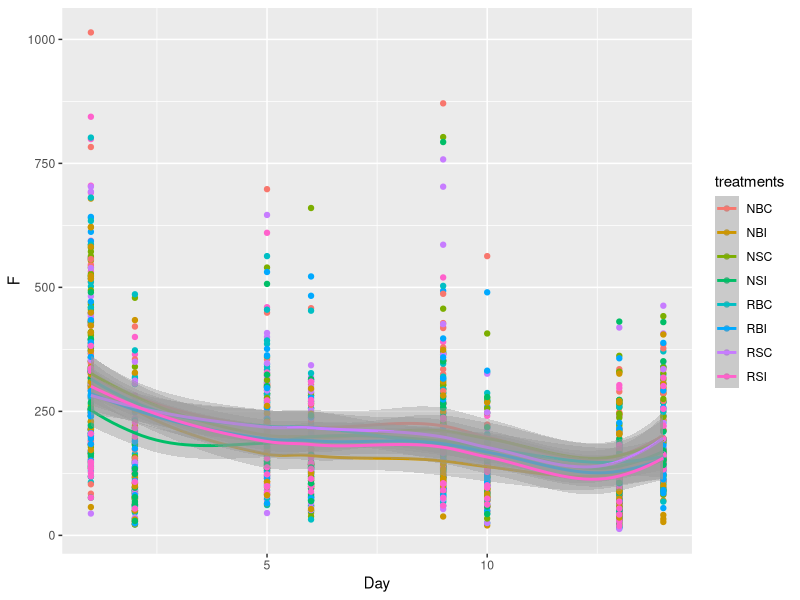
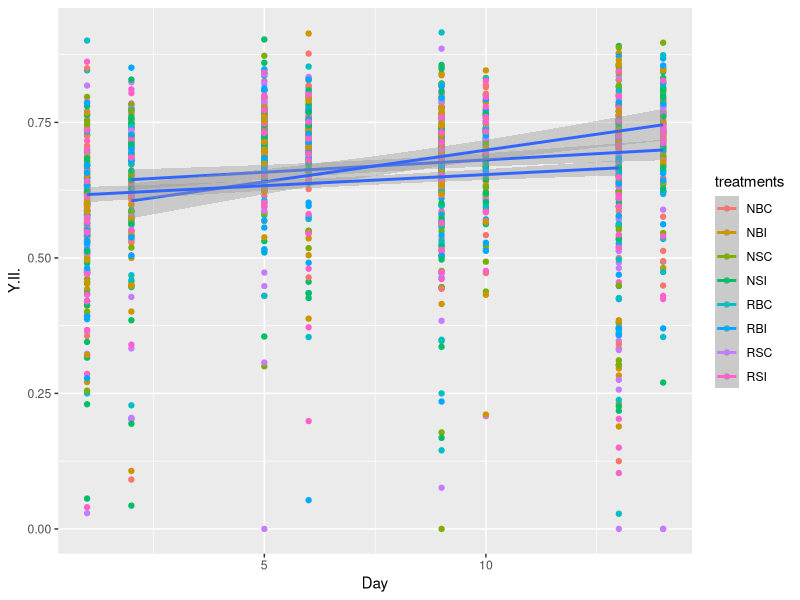
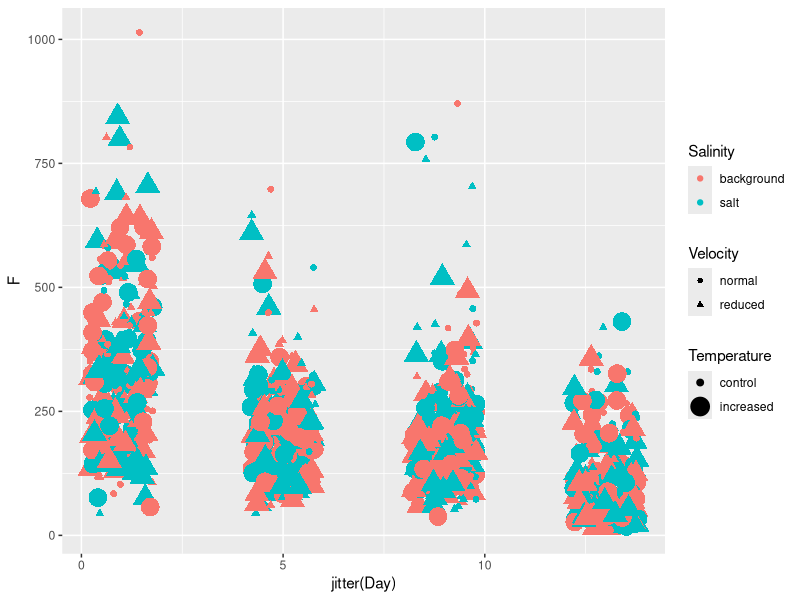
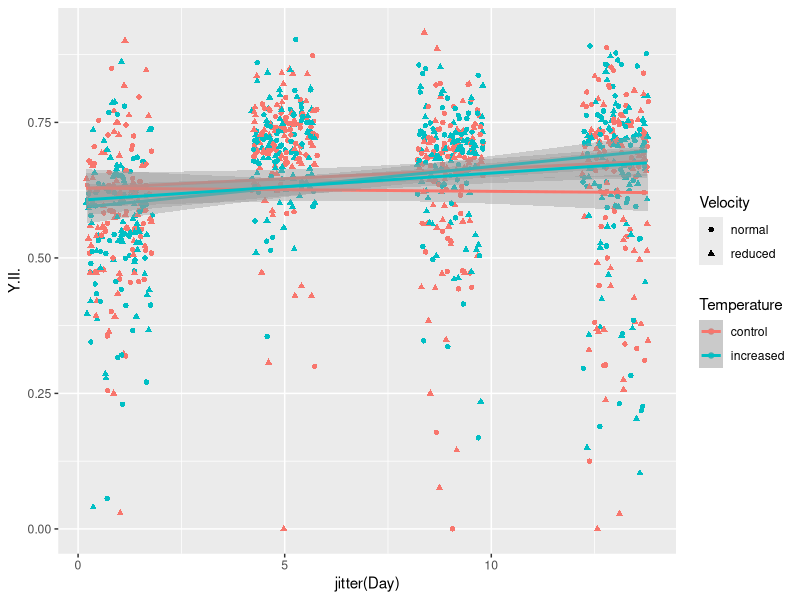
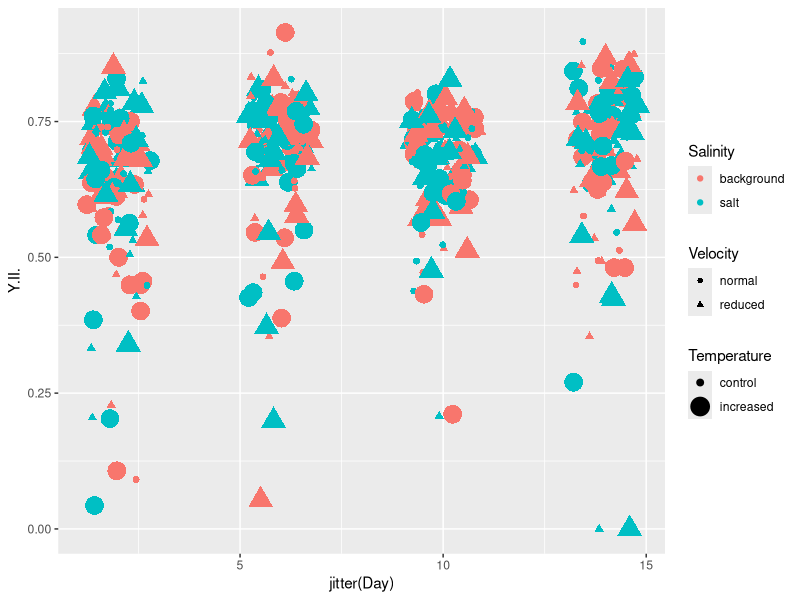
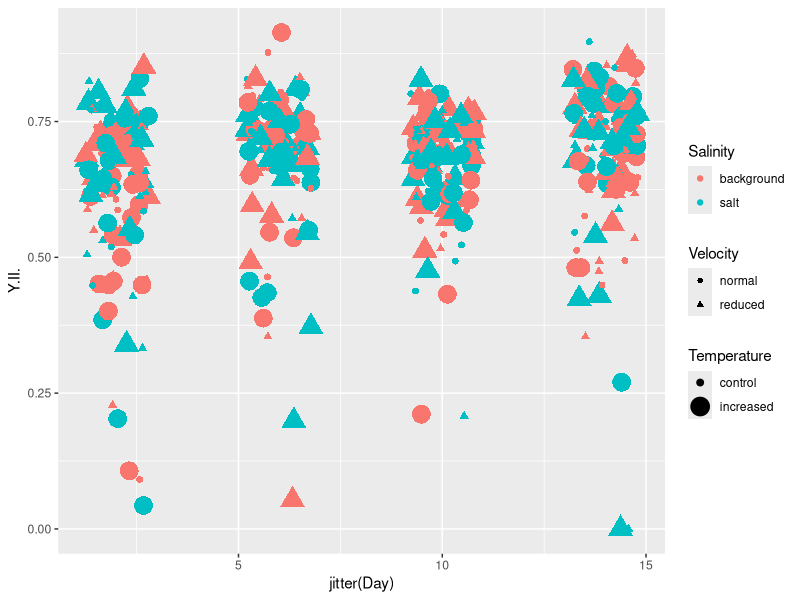
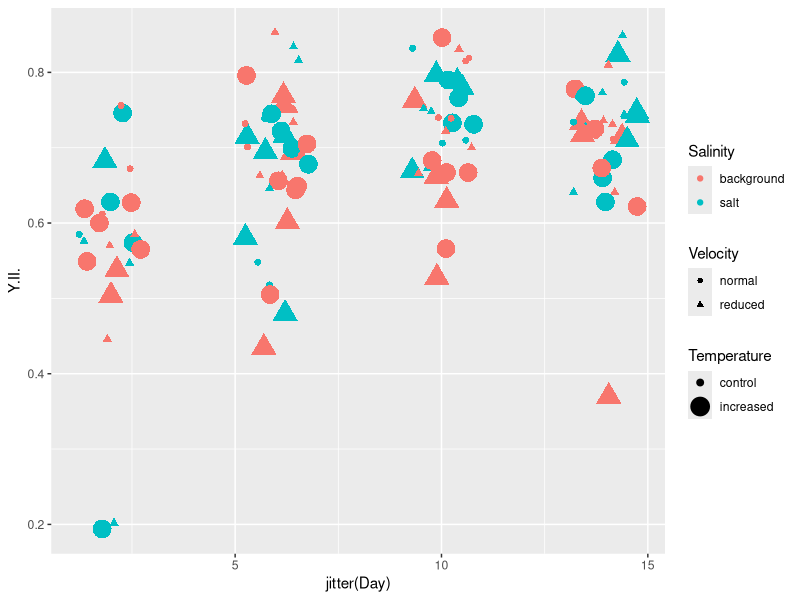
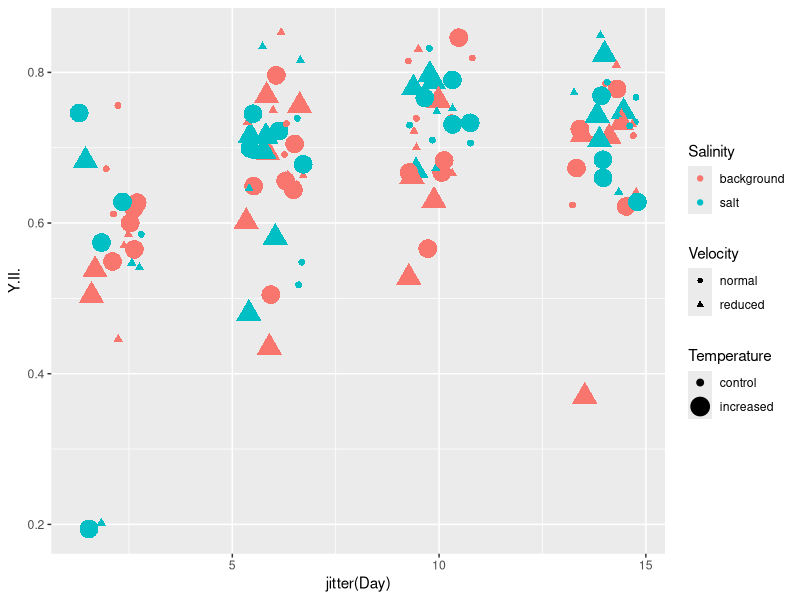

The R source for these figures, in order:
library(ggplot2)
library(dplyr)
dat <- read.csv("PAM2022_full.csv")
# filter scraper area duringrecovery phase
dat_pam <- dat %>% filter(!Phase == "recovery_scraped")
pam_clean <- dat %>% filter(F >= 200)

dat$Temperature[dat$Temperature == "normal"] <- "control"
dat$treatments[dat$treatments == "NBN"] <- "NBC"
dat$treatments[dat$treatments == "NSN"] <- "NSC"
dat$treatments[dat$treatments == "RBN"] <- "RBC"
dat$treatments[dat$treatments == "RSN"] <- "RSC"
dat$Temperature <- factor(dat$Temperature)
dat$Salinity <- factor(dat$Salinity)
dat$Velocity <- factor(dat$Velocity)

dat_pam <- dat %>% filter(F >= 100)

ggplot(dat, aes(x = Day, y = F, color = treatments)) + geom_point() + geom_smooth()

ggplot(dat, aes(x = Day, y = Y.II., group = Phase, color = treatments)) + geom_point() + geom_smooth(method = "lm")

# change in yield during stressor phase:
m1.y <- lm(Y.II. ~ Day, data = dat, subset = Phase == "stress")
summary(m1.y)
# significant, but very minor increase 

# trend in F0 during stressor phase:
m1.f <- lm(F ~ Day, data = dat, subset = Phase == "stress")
summary(m1.f)
# F0 decreases during stressor phase

# split by treatments:
m2.f <- lm(F ~ Day * (Velocity + Salinity + Temperature), data = dat, subset = Phase == "stress")
summary(m2.f)
# significant decrease in Y.2 over stressor phase
# no difference either in averages or trends between main treatments
m2.f.a <- lm(F ~ Day + Velocity + Salinity + Temperature, data = dat, subset = Phase == "stress")
summary(m2.f.a)
# ANCOVA with common slopes shows strong negative effect of increased T
AIC(m2.f, m2.f.a)
# common slopes the better model

ggplot(data = filter(dat, Phase == "stress"), aes(x = jitter(Day), y = F, shape = Velocity, size = Temperature, color = Salinity)) + geom_point()

# yield:
m2.y <- lm(Y.II. ~ Day * (Velocity + Salinity + Temperature), data = dat, subset = Phase == "stress")
summary(m2.y)
# higher T or lower velocity --> slight increase in yield
m2.y.a <- lm(Y.II. ~ Day + Velocity + Salinity + Temperature, data = dat, subset = Phase == "stress")
summary(m2.y.a)
# with common slopes model, reduced velocity seems to have the strongest (negative) effect
m2.y.b <- lm(Y.II. ~ Salinity + Day * (Velocity + Temperature), data = dat, subset = Phase == "stress")
summary(m2.y.b)
# slight, but significant positive trend with time
# reduced velocity slight negative, increased T slight positive effect on slope
AIC(m2.y, m2.y.a, m2.y.b)
# model b looks best by AIC

ggplot(data = filter(dat, Phase == "stress"), aes(x = jitter(Day), y = Y.II., F, shape = Velocity, color = Temperature)) + geom_point() +
  geom_smooth(method = "lm")


##### during recovery phase:
# split by treatments:
m2.f.r <- lm(F ~ Day * (Velocity + Salinity + Temperature), data = dat, subset = Phase == "recovery")
summary(m2.f.r)
# increase in F0 during recovery phase; lower levels at increased T; lower increase under reduced velocity
ggplot(data = filter(dat, Phase == "recovery"), aes(x = jitter(Day), y = Y.II., shape = Velocity, size = Temperature, color = Salinity)) + geom_point()

# yield:
m2.y.r <- lm(Y.II. ~ Day * (Velocity + Salinity + Temperature), data = dat, subset = Phase == "recovery")
summary(m2.y.r)
# slight positive trend, no differences
ggplot(data = filter(dat, Phase == "recovery"), aes(x = jitter(Day), y = Y.II., F, shape = Velocity, size = Temperature, color = Salinity)) + geom_point()

##### recovery phase, clean surface:
# split by treatments:
m2.f.s <- lm(F ~ Day * (Velocity + Salinity + Temperature), data = dat, subset = Phase == "recovery_scraped")
summary(m2.f.s)
# strong positive trend, no differences among treatments
ggplot(data = filter(dat, Phase == "recovery_scraped"), aes(x = jitter(Day), y = Y.II., shape = Velocity, size = Temperature, color = Salinity)) + geom_point()

# yield:
m2.y.s <- lm(Y.II. ~ Day * (Velocity + Salinity + Temperature), data = dat, subset = Phase == "recovery_scraped")
summary(m2.y.s)
# slight positive trend, slightly stronger under salt; no other differences
ggplot(data = filter(dat, Phase == "recovery_scraped"), aes(x = jitter(Day), y = Y.II., F, shape = Velocity, size = Temperature, color = Salinity)) + geom_point()

####
#### recovery phase: is there a difference between colonized and free surfaces?
##### recovery phase, clean surface:
# split by treatments:
m3.f <- lm(F ~ Phase + Day * (Velocity + Salinity + Temperature), data = dat, subset = (Phase == "recovery_scraped" | Phase == "recovery"))
summary(m3.f)
# slight positive trend, scraped starts much lower, low velocity slightly faster decrease than rest
m3.f.a <- lm(F ~ Phase * Day * (Velocity + Salinity + Temperature), data = dat, subset = (Phase == "recovery_scraped" | Phase == "recovery"))
summary(m3.f.a)
# scraped starts almost by zero (makes sense); no overall trend for colonized surfaces, positive trend for scraped, with little heterogeneity
AIC(m3.f, m3.f.a)
# the second one better by AIC

# yield:
m3.y <- lm(Y.II. ~ Phase + Day * (Velocity + Salinity + Temperature) , data = dat, subset = (Phase == "recovery_scraped" | Phase == "recovery"))
summary(m3.y)
# slight positive trend, slightly stronger under salt; no other differences
m3.y.a <- lm(Y.II. ~ Phase * Day * (Velocity + Salinity + Temperature) , data = dat, subset = (Phase == "recovery_scraped" | Phase == "recovery"))
summary(m3.y.a)
# slight positive trend overall; no heterogeneity
AIC(m3.y, m3.y.a)
# the simpler mode here slightly better by AIC, but basically both say the same

ggplot(data = filter(dat, Phase == "recovery_scraped"), aes(x = jitter(Day), y = Y.II., F, shape = Velocity, size = Temperature, color = Salinity)) + geom_point()

##### Looking at final days of stressor / recovery phase only:
lastday.stress <- max(dat$Day[dat$Phase == "stress"])
lastday.recovery <- max(dat$Day[dat$Phase == "recovery"])

dat.lastdays <- dat[dat$Day == lastday.stress | dat$Day == lastday.recovery,]
dat.lastdays$Phase <- factor(dat.lastdays$Phase, levels = c("stress", "recovery", "recovery_scraped"))

# F0:
ml.f <- lm(F ~ Phase, dat = dat.lastdays)
summary(ml.f)
# final day F0 (~ photosynth. biomass) increases during recovery, but increase on scraped surface much stronger

# Y:
ml.y <- lm(Y.II. ~ Phase, dat = dat.lastdays)
summary(ml.y)
# final day yield (~ photosynth. health) ok even at end of stressor phase; but increases during recovery, 
# increase on scraped surface much stronger

## split by treatments:
# F0 at end of stressor phase:
ml.f.s <- lm(F ~ Salinity + Temperature + Velocity, dat = dat.lastdays, subset = Phase == "stress")
summary(ml.f.s)
# T increase has a negative effect

ml.f.s.i <- lm(F ~ Salinity * Temperature * Velocity, dat = dat.lastdays, subset = Phase == "stress")
summary(ml.f.s.i)
# no nothing with interactions


# F0 at end of recovery phase:
ml.f.r <- lm(F ~ Salinity + Temperature + Velocity, dat = dat.lastdays, subset = Phase == "recovery")
summary(ml.f.r)
# T increase has a slight negative effect

# F0 at end of recovery phase for scraped surfaces:
ml.f.rs <- lm(F ~ Salinity + Temperature + Velocity, dat = dat.lastdays, subset = Phase == "recovery_scraped")
summary(ml.f.rs)
# no differences (makes sense)

# F0 at end of recovery phase for scraped vs. colonized surfaces:
ml.f.rsc <- lm(F ~ Phase * (Salinity + Temperature + Velocity), dat = dat.lastdays, subset = Phase != "stress")
summary(ml.f.rsc)
# apart from seen T effect, no significant heterogeneity

# so we could look at effect of scraping on its own:
ml.f.scr.o <- lm(F ~ Phase, dat = dat.lastdays, subset = Phase != "stress")
summary(ml.f.scr.o)
# overall, the (also above ssen) slight positive effect of scraping --> freshly recolonized surfaces appear to have a slightly "stronger"
# (more photosynthetic biomass + health) biofilm

# Y at end of stressor phase:
ml.y.s <- lm(Y.II. ~ Salinity + Temperature + Velocity, dat = dat.lastdays, subset = Phase == "stress")
summary(ml.y.s)
# low velocity  has a slight  negative effect; more or less no heterogeneity at all
